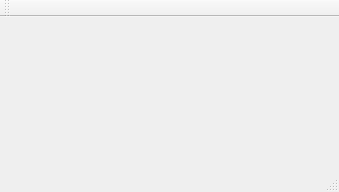
<?xml version="1.0" encoding="UTF-8"?>
<ui version="4.0">
 <class>MainWindow</class>
 <widget class="QMainWindow" name="MainWindow">
  <property name="geometry">
   <rect>
    <x>0</x>
    <y>0</y>
    <width>339</width>
    <height>192</height>
   </rect>
  </property>
  <property name="windowTitle">
   <string>MainWindow</string>
  </property>
  <widget class="QWidget" name="centralWidget"/>
  <widget class="QMenuBar" name="menuBar">
   <property name="geometry">
    <rect>
     <x>0</x>
     <y>0</y>
     <width>339</width>
     <height>17</height>
    </rect>
   </property>
  </widget>
  <widget class="QToolBar" name="mainToolBar">
   <attribute name="toolBarArea">
    <enum>TopToolBarArea</enum>
   </attribute>
   <attribute name="toolBarBreak">
    <bool>false</bool>
   </attribute>
  </widget>
  <widget class="QStatusBar" name="statusBar"/>
 </widget>
 <layoutdefault spacing="6" margin="11"/>
 <resources/>
 <connections/>
</ui>
